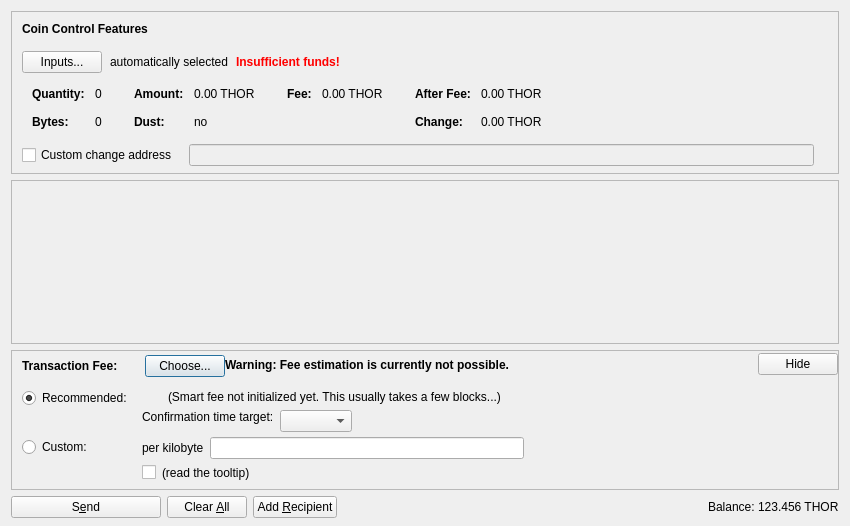
<?xml version="1.0" encoding="UTF-8"?>
<ui version="4.0">
 <class>SendCoinsDialog</class>
 <widget class="QDialog" name="SendCoinsDialog">
  <property name="geometry">
   <rect>
    <x>0</x>
    <y>0</y>
    <width>850</width>
    <height>526</height>
   </rect>
  </property>
  <property name="windowTitle">
   <string>Send Coins</string>
  </property>
  <layout class="QVBoxLayout" name="verticalLayout" stretch="0,1,0,0">
   <property name="bottomMargin">
    <number>8</number>
   </property>
   <item>
    <widget class="QFrame" name="frameCoinControl">
     <property name="sizePolicy">
      <sizepolicy hsizetype="Expanding" vsizetype="Expanding">
       <horstretch>0</horstretch>
       <verstretch>0</verstretch>
      </sizepolicy>
     </property>
     <property name="maximumSize">
      <size>
       <width>16777215</width>
       <height>16777215</height>
      </size>
     </property>
     <property name="frameShape">
      <enum>QFrame::StyledPanel</enum>
     </property>
     <property name="frameShadow">
      <enum>QFrame::Sunken</enum>
     </property>
     <layout class="QVBoxLayout" name="verticalLayoutCoinControl2">
      <property name="spacing">
       <number>0</number>
      </property>
      <property name="leftMargin">
       <number>0</number>
      </property>
      <property name="topMargin">
       <number>0</number>
      </property>
      <property name="rightMargin">
       <number>0</number>
      </property>
      <property name="bottomMargin">
       <number>6</number>
      </property>
      <item>
       <layout class="QVBoxLayout" name="verticalLayoutCoinControl" stretch="0,0,0,0,1">
        <property name="spacing">
         <number>0</number>
        </property>
        <property name="leftMargin">
         <number>10</number>
        </property>
        <property name="topMargin">
         <number>10</number>
        </property>
        <item>
         <layout class="QHBoxLayout" name="horizontalLayoutCoinControl1">
          <property name="bottomMargin">
           <number>15</number>
          </property>
          <item>
           <widget class="QLabel" name="labelCoinControlFeatures">
            <property name="sizePolicy">
             <sizepolicy hsizetype="Preferred" vsizetype="Maximum">
              <horstretch>0</horstretch>
              <verstretch>0</verstretch>
             </sizepolicy>
            </property>
            <property name="font">
             <font>
              <weight>75</weight>
              <bold>true</bold>
             </font>
            </property>
            <property name="styleSheet">
             <string notr="true">font-weight:bold;</string>
            </property>
            <property name="text">
             <string>Coin Control Features</string>
            </property>
           </widget>
          </item>
         </layout>
        </item>
        <item>
         <layout class="QHBoxLayout" name="horizontalLayoutCoinControl2" stretch="0,0,0,0">
          <property name="spacing">
           <number>8</number>
          </property>
          <property name="bottomMargin">
           <number>10</number>
          </property>
          <item>
           <widget class="QPushButton" name="pushButtonCoinControl">
            <property name="styleSheet">
             <string notr="true"/>
            </property>
            <property name="text">
             <string>Inputs...</string>
            </property>
            <property name="autoDefault">
             <bool>false</bool>
            </property>
           </widget>
          </item>
          <item>
           <widget class="QLabel" name="labelCoinControlAutomaticallySelected">
            <property name="text">
             <string>automatically selected</string>
            </property>
            <property name="margin">
             <number>5</number>
            </property>
           </widget>
          </item>
          <item>
           <widget class="QLabel" name="labelCoinControlInsuffFunds">
            <property name="font">
             <font>
              <weight>75</weight>
              <bold>true</bold>
             </font>
            </property>
            <property name="styleSheet">
             <string notr="true">color:red;font-weight:bold;</string>
            </property>
            <property name="text">
             <string>Insufficient funds!</string>
            </property>
            <property name="margin">
             <number>5</number>
            </property>
           </widget>
          </item>
          <item>
           <spacer name="horizontalSpacerCoinControl">
            <property name="orientation">
             <enum>Qt::Horizontal</enum>
            </property>
            <property name="sizeHint" stdset="0">
             <size>
              <width>40</width>
              <height>1</height>
             </size>
            </property>
           </spacer>
          </item>
         </layout>
        </item>
        <item>
         <widget class="QWidget" name="widgetCoinControl" native="true">
          <property name="sizePolicy">
           <sizepolicy hsizetype="Preferred" vsizetype="Preferred">
            <horstretch>0</horstretch>
            <verstretch>0</verstretch>
           </sizepolicy>
          </property>
          <property name="minimumSize">
           <size>
            <width>0</width>
            <height>0</height>
           </size>
          </property>
          <property name="styleSheet">
           <string notr="true"/>
          </property>
          <layout class="QHBoxLayout" name="horizontalLayoutCoinControl5">
           <property name="leftMargin">
            <number>0</number>
           </property>
           <property name="topMargin">
            <number>0</number>
           </property>
           <property name="rightMargin">
            <number>0</number>
           </property>
           <property name="bottomMargin">
            <number>0</number>
           </property>
           <item>
            <layout class="QHBoxLayout" name="horizontalLayoutCoinControl3" stretch="0,0,0,1">
             <property name="spacing">
              <number>20</number>
             </property>
             <property name="topMargin">
              <number>0</number>
             </property>
             <property name="bottomMargin">
              <number>10</number>
             </property>
             <item>
              <layout class="QFormLayout" name="formLayoutCoinControl1">
               <property name="horizontalSpacing">
                <number>10</number>
               </property>
               <property name="verticalSpacing">
                <number>14</number>
               </property>
               <property name="leftMargin">
                <number>10</number>
               </property>
               <property name="topMargin">
                <number>4</number>
               </property>
               <property name="rightMargin">
                <number>6</number>
               </property>
               <item row="0" column="0">
                <widget class="QLabel" name="labelCoinControlQuantityText">
                 <property name="font">
                  <font>
                   <weight>75</weight>
                   <bold>true</bold>
                  </font>
                 </property>
                 <property name="text">
                  <string>Quantity:</string>
                 </property>
                 <property name="margin">
                  <number>0</number>
                 </property>
                </widget>
               </item>
               <item row="0" column="1">
                <widget class="QLabel" name="labelCoinControlQuantity">
                 <property name="cursor">
                  <cursorShape>IBeamCursor</cursorShape>
                 </property>
                 <property name="contextMenuPolicy">
                  <enum>Qt::ActionsContextMenu</enum>
                 </property>
                 <property name="text">
                  <string notr="true">0</string>
                 </property>
                 <property name="margin">
                  <number>0</number>
                 </property>
                 <property name="textInteractionFlags">
                  <set>Qt::LinksAccessibleByMouse|Qt::TextSelectableByKeyboard|Qt::TextSelectableByMouse</set>
                 </property>
                </widget>
               </item>
               <item row="1" column="0">
                <widget class="QLabel" name="labelCoinControlBytesText">
                 <property name="font">
                  <font>
                   <weight>75</weight>
                   <bold>true</bold>
                  </font>
                 </property>
                 <property name="text">
                  <string>Bytes:</string>
                 </property>
                </widget>
               </item>
               <item row="1" column="1">
                <widget class="QLabel" name="labelCoinControlBytes">
                 <property name="cursor">
                  <cursorShape>IBeamCursor</cursorShape>
                 </property>
                 <property name="contextMenuPolicy">
                  <enum>Qt::ActionsContextMenu</enum>
                 </property>
                 <property name="text">
                  <string notr="true">0</string>
                 </property>
                 <property name="textInteractionFlags">
                  <set>Qt::LinksAccessibleByMouse|Qt::TextSelectableByKeyboard|Qt::TextSelectableByMouse</set>
                 </property>
                </widget>
               </item>
              </layout>
             </item>
             <item>
              <layout class="QFormLayout" name="formLayoutCoinControl2">
               <property name="horizontalSpacing">
                <number>10</number>
               </property>
               <property name="verticalSpacing">
                <number>14</number>
               </property>
               <property name="leftMargin">
                <number>6</number>
               </property>
               <property name="topMargin">
                <number>4</number>
               </property>
               <property name="rightMargin">
                <number>6</number>
               </property>
               <item row="0" column="0">
                <widget class="QLabel" name="labelCoinControlAmountText">
                 <property name="font">
                  <font>
                   <weight>75</weight>
                   <bold>true</bold>
                  </font>
                 </property>
                 <property name="text">
                  <string>Amount:</string>
                 </property>
                 <property name="margin">
                  <number>0</number>
                 </property>
                </widget>
               </item>
               <item row="0" column="1">
                <widget class="QLabel" name="labelCoinControlAmount">
                 <property name="cursor">
                  <cursorShape>IBeamCursor</cursorShape>
                 </property>
                 <property name="contextMenuPolicy">
                  <enum>Qt::ActionsContextMenu</enum>
                 </property>
                 <property name="text">
                  <string notr="true">0.00 THOR</string>
                 </property>
                 <property name="textInteractionFlags">
                  <set>Qt::LinksAccessibleByMouse|Qt::TextSelectableByKeyboard|Qt::TextSelectableByMouse</set>
                 </property>
                </widget>
               </item>
               <item row="1" column="0">
                <widget class="QLabel" name="labelCoinControlLowOutputText">
                 <property name="font">
                  <font>
                   <weight>75</weight>
                   <bold>true</bold>
                  </font>
                 </property>
                 <property name="text">
                  <string>Dust:</string>
                 </property>
                </widget>
               </item>
               <item row="1" column="1">
                <widget class="QLabel" name="labelCoinControlLowOutput">
                 <property name="cursor">
                  <cursorShape>IBeamCursor</cursorShape>
                 </property>
                 <property name="contextMenuPolicy">
                  <enum>Qt::ActionsContextMenu</enum>
                 </property>
                 <property name="text">
                  <string notr="true">no</string>
                 </property>
                 <property name="textInteractionFlags">
                  <set>Qt::LinksAccessibleByMouse|Qt::TextSelectableByKeyboard|Qt::TextSelectableByMouse</set>
                 </property>
                </widget>
               </item>
              </layout>
             </item>
             <item>
              <layout class="QFormLayout" name="formLayoutCoinControl3">
               <property name="horizontalSpacing">
                <number>10</number>
               </property>
               <property name="verticalSpacing">
                <number>14</number>
               </property>
               <property name="leftMargin">
                <number>6</number>
               </property>
               <property name="topMargin">
                <number>4</number>
               </property>
               <property name="rightMargin">
                <number>6</number>
               </property>
               <item row="0" column="0">
                <widget class="QLabel" name="labelCoinControlFeeText">
                 <property name="font">
                  <font>
                   <weight>75</weight>
                   <bold>true</bold>
                  </font>
                 </property>
                 <property name="text">
                  <string>Fee:</string>
                 </property>
                 <property name="margin">
                  <number>0</number>
                 </property>
                </widget>
               </item>
               <item row="0" column="1">
                <widget class="QLabel" name="labelCoinControlFee">
                 <property name="cursor">
                  <cursorShape>IBeamCursor</cursorShape>
                 </property>
                 <property name="contextMenuPolicy">
                  <enum>Qt::ActionsContextMenu</enum>
                 </property>
                 <property name="text">
                  <string notr="true">0.00 THOR</string>
                 </property>
                 <property name="textInteractionFlags">
                  <set>Qt::LinksAccessibleByMouse|Qt::TextSelectableByKeyboard|Qt::TextSelectableByMouse</set>
                 </property>
                </widget>
               </item>
              </layout>
             </item>
             <item>
              <layout class="QFormLayout" name="formLayoutCoinControl4">
               <property name="horizontalSpacing">
                <number>10</number>
               </property>
               <property name="verticalSpacing">
                <number>14</number>
               </property>
               <property name="leftMargin">
                <number>6</number>
               </property>
               <property name="topMargin">
                <number>4</number>
               </property>
               <property name="rightMargin">
                <number>6</number>
               </property>
               <item row="0" column="0">
                <widget class="QLabel" name="labelCoinControlAfterFeeText">
                 <property name="font">
                  <font>
                   <weight>75</weight>
                   <bold>true</bold>
                  </font>
                 </property>
                 <property name="text">
                  <string>After Fee:</string>
                 </property>
                 <property name="margin">
                  <number>0</number>
                 </property>
                </widget>
               </item>
               <item row="0" column="1">
                <widget class="QLabel" name="labelCoinControlAfterFee">
                 <property name="cursor">
                  <cursorShape>IBeamCursor</cursorShape>
                 </property>
                 <property name="contextMenuPolicy">
                  <enum>Qt::ActionsContextMenu</enum>
                 </property>
                 <property name="text">
                  <string notr="true">0.00 THOR</string>
                 </property>
                 <property name="textInteractionFlags">
                  <set>Qt::LinksAccessibleByMouse|Qt::TextSelectableByKeyboard|Qt::TextSelectableByMouse</set>
                 </property>
                </widget>
               </item>
               <item row="1" column="0">
                <widget class="QLabel" name="labelCoinControlChangeText">
                 <property name="font">
                  <font>
                   <weight>75</weight>
                   <bold>true</bold>
                  </font>
                 </property>
                 <property name="text">
                  <string>Change:</string>
                 </property>
                </widget>
               </item>
               <item row="1" column="1">
                <widget class="QLabel" name="labelCoinControlChange">
                 <property name="cursor">
                  <cursorShape>IBeamCursor</cursorShape>
                 </property>
                 <property name="contextMenuPolicy">
                  <enum>Qt::ActionsContextMenu</enum>
                 </property>
                 <property name="text">
                  <string notr="true">0.00 THOR</string>
                 </property>
                 <property name="textInteractionFlags">
                  <set>Qt::LinksAccessibleByMouse|Qt::TextSelectableByKeyboard|Qt::TextSelectableByMouse</set>
                 </property>
                </widget>
               </item>
              </layout>
             </item>
            </layout>
           </item>
          </layout>
         </widget>
        </item>
        <item>
         <layout class="QHBoxLayout" name="horizontalLayoutCoinControl4" stretch="0,0,0">
          <property name="spacing">
           <number>12</number>
          </property>
          <property name="sizeConstraint">
           <enum>QLayout::SetDefaultConstraint</enum>
          </property>
          <property name="topMargin">
           <number>5</number>
          </property>
          <property name="rightMargin">
           <number>5</number>
          </property>
          <item>
           <widget class="QCheckBox" name="checkBoxCoinControlChange">
            <property name="toolTip">
             <string>If this is activated, but the change address is empty or invalid, change will be sent to a newly generated address.</string>
            </property>
            <property name="text">
             <string>Custom change address</string>
            </property>
           </widget>
          </item>
          <item>
           <widget class="QValidatedLineEdit" name="lineEditCoinControlChange">
            <property name="enabled">
             <bool>false</bool>
            </property>
            <property name="sizePolicy">
             <sizepolicy hsizetype="Expanding" vsizetype="Fixed">
              <horstretch>0</horstretch>
              <verstretch>0</verstretch>
             </sizepolicy>
            </property>
           </widget>
          </item>
          <item>
           <widget class="QLabel" name="labelCoinControlChangeLabel">
            <property name="sizePolicy">
             <sizepolicy hsizetype="Preferred" vsizetype="Expanding">
              <horstretch>0</horstretch>
              <verstretch>0</verstretch>
             </sizepolicy>
            </property>
            <property name="minimumSize">
             <size>
              <width>0</width>
              <height>0</height>
             </size>
            </property>
            <property name="text">
             <string/>
            </property>
            <property name="margin">
             <number>3</number>
            </property>
           </widget>
          </item>
         </layout>
        </item>
        <item>
         <spacer name="verticalSpacerCoinControl">
          <property name="orientation">
           <enum>Qt::Vertical</enum>
          </property>
          <property name="sizeHint" stdset="0">
           <size>
            <width>800</width>
            <height>1</height>
           </size>
          </property>
         </spacer>
        </item>
       </layout>
      </item>
     </layout>
    </widget>
   </item>
   <item>
    <widget class="QScrollArea" name="scrollArea">
     <property name="widgetResizable">
      <bool>true</bool>
     </property>
     <widget class="QWidget" name="scrollAreaWidgetContents">
      <property name="geometry">
       <rect>
        <x>0</x>
        <y>0</y>
        <width>830</width>
        <height>104</height>
       </rect>
      </property>
      <layout class="QVBoxLayout" name="verticalLayout_2" stretch="0,1">
       <property name="leftMargin">
        <number>0</number>
       </property>
       <property name="topMargin">
        <number>0</number>
       </property>
       <property name="rightMargin">
        <number>0</number>
       </property>
       <property name="bottomMargin">
        <number>0</number>
       </property>
       <item>
        <layout class="QVBoxLayout" name="entries">
         <property name="spacing">
          <number>6</number>
         </property>
        </layout>
       </item>
       <item>
        <spacer name="verticalSpacer">
         <property name="orientation">
          <enum>Qt::Vertical</enum>
         </property>
         <property name="sizeHint" stdset="0">
          <size>
           <width>20</width>
           <height>40</height>
          </size>
         </property>
        </spacer>
       </item>
      </layout>
     </widget>
    </widget>
   </item>
   <item>
    <widget class="QFrame" name="frameFee">
     <property name="sizePolicy">
      <sizepolicy hsizetype="Expanding" vsizetype="Expanding">
       <horstretch>0</horstretch>
       <verstretch>0</verstretch>
      </sizepolicy>
     </property>
     <property name="maximumSize">
      <size>
       <width>16777215</width>
       <height>16777215</height>
      </size>
     </property>
     <property name="frameShape">
      <enum>QFrame::StyledPanel</enum>
     </property>
     <property name="frameShadow">
      <enum>QFrame::Sunken</enum>
     </property>
     <layout class="QVBoxLayout" name="verticalLayoutFee1">
      <property name="spacing">
       <number>0</number>
      </property>
      <property name="leftMargin">
       <number>0</number>
      </property>
      <property name="topMargin">
       <number>0</number>
      </property>
      <property name="rightMargin">
       <number>0</number>
      </property>
      <property name="bottomMargin">
       <number>0</number>
      </property>
      <item>
       <layout class="QVBoxLayout" name="verticalLayoutFee2" stretch="0,0,0">
        <property name="spacing">
         <number>0</number>
        </property>
        <property name="leftMargin">
         <number>10</number>
        </property>
        <property name="topMargin">
         <number>0</number>
        </property>
        <item>
         <layout class="QHBoxLayout" name="horizontalLayoutFee1">
          <property name="bottomMargin">
           <number>0</number>
          </property>
          <item>
           <layout class="QVBoxLayout" name="verticalLayoutFee7">
            <property name="spacing">
             <number>0</number>
            </property>
            <item>
             <spacer name="verticalSpacerSmartFee">
              <property name="orientation">
               <enum>Qt::Vertical</enum>
              </property>
              <property name="sizeType">
               <enum>QSizePolicy::Fixed</enum>
              </property>
              <property name="sizeHint" stdset="0">
               <size>
                <width>1</width>
                <height>4</height>
               </size>
              </property>
             </spacer>
            </item>
            <item>
             <layout class="QHBoxLayout" name="horizontalLayoutSmartFee">
              <property name="spacing">
               <number>10</number>
              </property>
              <item>
               <widget class="QLabel" name="labelFeeHeadline">
                <property name="sizePolicy">
                 <sizepolicy hsizetype="Preferred" vsizetype="Maximum">
                  <horstretch>0</horstretch>
                  <verstretch>0</verstretch>
                 </sizepolicy>
                </property>
                <property name="font">
                 <font>
                  <weight>75</weight>
                  <bold>true</bold>
                 </font>
                </property>
                <property name="styleSheet">
                 <string notr="true">font-weight:bold;</string>
                </property>
                <property name="text">
                 <string>Transaction Fee:</string>
                </property>
               </widget>
              </item>
              <item>
               <widget class="QLabel" name="labelFeeMinimized">
                <property name="text">
                 <string/>
                </property>
               </widget>
              </item>
              <item>
               <widget class="QPushButton" name="buttonChooseFee">
                <property name="text">
                 <string>Choose...</string>
                </property>
               </widget>
              </item>
             </layout>
            </item>
            <item>
             <spacer name="verticalSpacer_5">
              <property name="orientation">
               <enum>Qt::Vertical</enum>
              </property>
              <property name="sizeHint" stdset="0">
               <size>
                <width>1</width>
                <height>1</height>
               </size>
              </property>
             </spacer>
            </item>
           </layout>
          </item>
          <item>
           <widget class="QLabel" name="fallbackFeeWarningLabel">
            <property name="toolTip">
             <string>Using the fallbackfee can result in sending a transaction that will take several hours or days (or never) to confirm. Consider choosing your fee manually or wait until you have validated the complete chain.</string>
            </property>
            <property name="font">
            <font>
                <weight>75</weight>
                <bold>true</bold>
            </font>
            </property>
            <property name="text">
             <string>Warning: Fee estimation is currently not possible.</string>
            </property>
            <property name="wordWrap">
             <bool>false</bool>
            </property>
           </widget>
          </item>
          <item>
           <spacer name="horizontalSpacer_4">
            <property name="orientation">
             <enum>Qt::Horizontal</enum>
            </property>
            <property name="sizeType">
             <enum>QSizePolicy::MinimumExpanding</enum>
            </property>
            <property name="sizeHint" stdset="0">
             <size>
              <width>40</width>
              <height>20</height>
             </size>
            </property>
           </spacer>
          </item>
          <item>
           <widget class="QPushButton" name="buttonMinimizeFee">
            <property name="toolTip">
             <string>collapse fee-settings</string>
            </property>
            <property name="text">
             <string>Hide</string>
            </property>
           </widget>
          </item>
         </layout>
        </item>
        <item>
         <widget class="QFrame" name="frameFeeSelection">
          <layout class="QVBoxLayout" name="verticalLayoutFee12">
           <property name="spacing">
            <number>0</number>
           </property>
           <property name="leftMargin">
            <number>0</number>
           </property>
           <property name="topMargin">
            <number>0</number>
           </property>
           <property name="rightMargin">
            <number>0</number>
           </property>
           <property name="bottomMargin">
            <number>0</number>
           </property>
           <item>
            <layout class="QGridLayout" name="gridLayoutFee">
             <property name="topMargin">
              <number>10</number>
             </property>
             <property name="bottomMargin">
              <number>4</number>
             </property>
             <property name="horizontalSpacing">
              <number>10</number>
             </property>
             <property name="verticalSpacing">
              <number>4</number>
             </property>
             <item row="1" column="1">
              <layout class="QVBoxLayout" name="verticalLayoutFee8">
               <property name="spacing">
                <number>6</number>
               </property>
               <item>
                <layout class="QHBoxLayout" name="horizontalLayoutFee13">
                 <item>
                  <widget class="QLabel" name="labelCustomPerKilobyte">
                   <property name="toolTip">
                    <string>If the custom fee is set to 1000 satoshis and the transaction is only 250 bytes, then &quot;per kilobyte&quot; only pays 250 satoshis in fee, while &quot;total at least&quot; pays 1000 satoshis. For transactions bigger than a kilobyte both pay by kilobyte.</string>
                   </property>
                   <property name="text">
                    <string>per kilobyte</string>
                   </property>
                  </widget>
                 </item>
                 <item>
                  <widget class="BitcoinAmountField" name="customFee"/>
                 </item>
                 <item>
                  <spacer name="horizontalSpacer_6">
                   <property name="orientation">
                    <enum>Qt::Horizontal</enum>
                   </property>
                   <property name="sizeHint" stdset="0">
                    <size>
                     <width>1</width>
                     <height>1</height>
                    </size>
                   </property>
                  </spacer>
                 </item>
                </layout>
               </item>
               <item>
                <layout class="QHBoxLayout" name="horizontalLayoutFee8">
                 <item>
                  <widget class="QCheckBox" name="checkBoxMinimumFee">
                   <property name="toolTip">
                    <string>Paying only the minimum fee is just fine as long as there is less transaction volume than space in the blocks. But be aware that this can end up in a never confirming transaction once there is more demand for thor transactions than the network can process.</string>
                   </property>
                   <property name="text">
                    <string/>
                   </property>
                  </widget>
                 </item>
                 <item>
                  <widget class="QLabel" name="labelMinFeeWarning">
                   <property name="enabled">
                    <bool>true</bool>
                   </property>
                   <property name="toolTip">
                    <string>Paying only the minimum fee is just fine as long as there is less transaction volume than space in the blocks. But be aware that this can end up in a never confirming transaction once there is more demand for thor transactions than the network can process.</string>
                   </property>
                   <property name="text">
                    <string>(read the tooltip)</string>
                   </property>
                   <property name="margin">
                    <number>5</number>
                   </property>
                  </widget>
                 </item>
                 <item>
                  <spacer name="horizontalSpacer_2">
                   <property name="orientation">
                    <enum>Qt::Horizontal</enum>
                   </property>
                   <property name="sizeHint" stdset="0">
                    <size>
                     <width>1</width>
                     <height>1</height>
                    </size>
                   </property>
                  </spacer>
                 </item>
                </layout>
               </item>
              </layout>
             </item>
             <item row="0" column="0">
              <layout class="QVBoxLayout" name="verticalLayoutFee4" stretch="0,1">
               <item>
                <widget class="QRadioButton" name="radioSmartFee">
                 <property name="text">
                  <string>Recommended:</string>
                 </property>
                 <property name="checked">
                  <bool>true</bool>
                 </property>
                 <attribute name="buttonGroup">
                  <string notr="true">groupFee</string>
                 </attribute>
                </widget>
               </item>
               <item>
                <spacer name="verticalSpacer_2">
                 <property name="orientation">
                  <enum>Qt::Vertical</enum>
                 </property>
                 <property name="sizeHint" stdset="0">
                  <size>
                   <width>1</width>
                   <height>1</height>
                  </size>
                 </property>
                </spacer>
               </item>
              </layout>
             </item>
             <item row="1" column="0">
              <layout class="QVBoxLayout" name="verticalLayoutFee9" stretch="0,1">
               <item>
                <widget class="QRadioButton" name="radioCustomFee">
                 <property name="text">
                  <string>Custom:</string>
                 </property>
                 <attribute name="buttonGroup">
                  <string notr="true">groupFee</string>
                 </attribute>
                </widget>
               </item>
               <item>
                <spacer name="verticalSpacer_6">
                 <property name="orientation">
                  <enum>Qt::Vertical</enum>
                 </property>
                 <property name="sizeHint" stdset="0">
                  <size>
                   <width>1</width>
                   <height>1</height>
                  </size>
                 </property>
                </spacer>
               </item>
              </layout>
             </item>
             <item row="0" column="1">
              <layout class="QVBoxLayout" name="verticalLayoutFee3" stretch="0,0,1">
               <property name="spacing">
                <number>6</number>
               </property>
               <property name="topMargin">
                <number>2</number>
               </property>
               <item>
                <layout class="QHBoxLayout" name="horizontalLayoutFee12">
                 <item>
                  <widget class="QLabel" name="labelSmartFee">
                   <property name="text">
                    <string/>
                   </property>
                   <property name="margin">
                    <number>2</number>
                   </property>
                  </widget>
                 </item>
                 <item>
                  <widget class="QLabel" name="labelFeeEstimation">
                   <property name="text">
                    <string/>
                   </property>
                  </widget>
                 </item>
                 <item>
                  <widget class="QLabel" name="labelSmartFee2">
                   <property name="text">
                    <string>(Smart fee not initialized yet. This usually takes a few blocks...)</string>
                   </property>
                   <property name="margin">
                    <number>2</number>
                   </property>
                  </widget>
                 </item>
                 <item>
                  <spacer name="horizontalSpacer_5">
                   <property name="orientation">
                    <enum>Qt::Horizontal</enum>
                   </property>
                   <property name="sizeHint" stdset="0">
                    <size>
                     <width>1</width>
                     <height>1</height>
                    </size>
                   </property>
                  </spacer>
                 </item>
                </layout>
               </item>
               <item>
                <layout class="QHBoxLayout" name="horizontalLayoutFee9">
                 <item>
                  <layout class="QVBoxLayout" name="verticalLayoutFee6">
                   <item>
                    <widget class="QLabel" name="labelSmartFee3">
                     <property name="text">
                      <string>Confirmation time target:</string>
                     </property>
                     <property name="margin">
                      <number>2</number>
                     </property>
                    </widget>
                   </item>
                   <item>
                    <spacer name="verticalSpacer_3">
                     <property name="orientation">
                      <enum>Qt::Vertical</enum>
                     </property>
                     <property name="sizeHint" stdset="0">
                      <size>
                       <width>1</width>
                       <height>1</height>
                      </size>
                     </property>
                    </spacer>
                   </item>
                  </layout>
                 </item>
                 <item>
                  <layout class="QVBoxLayout" name="verticalLayoutFee5">
                   <property name="rightMargin">
                    <number>30</number>
                   </property>
                   <item>
                    <layout class="QHBoxLayout" name="horizontalLayoutConfTarget">
                     <property name="bottomMargin">
                      <number>0</number>
                     </property>
                     <item>
                      <widget class="QComboBox" name="confTargetSelector"/>
                     </item>
                     <item>
                      <spacer name="horizontalSpacerConfTarget">
                       <property name="orientation">
                        <enum>Qt::Horizontal</enum>
                       </property>
                       <property name="sizeHint" stdset="0">
                        <size>
                         <width>40</width>
                         <height>20</height>
                        </size>
                       </property>
                      </spacer>
                     </item>
                    </layout>
                   </item>
                  </layout>
                 </item>
                </layout>
               </item>
               <item>
                <spacer name="verticalSpacer_4">
                 <property name="orientation">
                  <enum>Qt::Vertical</enum>
                 </property>
                 <property name="sizeHint" stdset="0">
                  <size>
                   <width>1</width>
                   <height>1</height>
                  </size>
                 </property>
                </spacer>
               </item>
              </layout>
             </item>
            </layout>
           </item>
          </layout>
         </widget>
        </item>
        <item>
         <spacer name="verticalSpacerFee">
          <property name="orientation">
           <enum>Qt::Vertical</enum>
          </property>
          <property name="sizeHint" stdset="0">
           <size>
            <width>40</width>
            <height>5</height>
           </size>
          </property>
         </spacer>
        </item>
       </layout>
      </item>
     </layout>
    </widget>
   </item>
   <item>
    <layout class="QHBoxLayout" name="horizontalLayout">
     <item>
      <widget class="QPushButton" name="sendButton">
       <property name="minimumSize">
        <size>
         <width>150</width>
         <height>0</height>
        </size>
       </property>
       <property name="toolTip">
        <string>Confirm the send action</string>
       </property>
       <property name="text">
        <string>S&amp;end</string>
       </property>
       <property name="icon">
        <iconset resource="../bitcoin.qrc">
         <normaloff>:/icons/send</normaloff>:/icons/send</iconset>
       </property>
       <property name="autoDefault">
        <bool>false</bool>
       </property>
       <property name="default">
        <bool>false</bool>
       </property>
      </widget>
     </item>
     <item>
      <widget class="QPushButton" name="clearButton">
       <property name="sizePolicy">
        <sizepolicy hsizetype="Minimum" vsizetype="Fixed">
         <horstretch>0</horstretch>
         <verstretch>0</verstretch>
        </sizepolicy>
       </property>
       <property name="toolTip">
        <string>Clear all fields of the form.</string>
       </property>
       <property name="text">
        <string>Clear &amp;All</string>
       </property>
       <property name="icon">
        <iconset resource="../bitcoin.qrc">
         <normaloff>:/icons/remove</normaloff>:/icons/remove</iconset>
       </property>
       <property name="autoDefault">
        <bool>false</bool>
       </property>
      </widget>
     </item>
     <item>
      <widget class="QPushButton" name="addButton">
       <property name="toolTip">
        <string>Send to multiple recipients at once</string>
       </property>
       <property name="text">
        <string>Add &amp;Recipient</string>
       </property>
       <property name="icon">
        <iconset resource="../bitcoin.qrc">
         <normaloff>:/icons/add</normaloff>:/icons/add</iconset>
       </property>
       <property name="autoDefault">
        <bool>false</bool>
       </property>
      </widget>
     </item>
     <item>
      <spacer name="horizontalSpacer">
       <property name="orientation">
        <enum>Qt::Horizontal</enum>
       </property>
       <property name="sizeHint" stdset="0">
        <size>
         <width>40</width>
         <height>20</height>
        </size>
       </property>
      </spacer>
     </item>
     <item>
      <layout class="QHBoxLayout" name="horizontalLayout_2">
       <property name="spacing">
        <number>3</number>
       </property>
       <item>
        <widget class="QLabel" name="label">
         <property name="sizePolicy">
          <sizepolicy hsizetype="Preferred" vsizetype="Fixed">
           <horstretch>0</horstretch>
           <verstretch>0</verstretch>
          </sizepolicy>
         </property>
         <property name="text">
          <string>Balance:</string>
         </property>
        </widget>
       </item>
       <item>
        <widget class="QLabel" name="labelBalance">
         <property name="sizePolicy">
          <sizepolicy hsizetype="Preferred" vsizetype="Fixed">
           <horstretch>0</horstretch>
           <verstretch>0</verstretch>
          </sizepolicy>
         </property>
         <property name="cursor">
          <cursorShape>IBeamCursor</cursorShape>
         </property>
         <property name="text">
          <string notr="true">123.456 THOR</string>
         </property>
         <property name="textInteractionFlags">
          <set>Qt::LinksAccessibleByMouse|Qt::TextSelectableByKeyboard|Qt::TextSelectableByMouse</set>
         </property>
        </widget>
       </item>
      </layout>
     </item>
    </layout>
   </item>
  </layout>
 </widget>
 <customwidgets>
  <customwidget>
   <class>QValidatedLineEdit</class>
   <extends>QLineEdit</extends>
   <header>qt/qvalidatedlineedit.h</header>
  </customwidget>
  <customwidget>
   <class>BitcoinAmountField</class>
   <extends>QLineEdit</extends>
   <header>qt/bitcoinamountfield.h</header>
   <container>1</container>
  </customwidget>
 </customwidgets>
 <resources>
  <include location="../bitcoin.qrc"/>
 </resources>
 <connections/>
 <buttongroups>
  <buttongroup name="groupFee"/>
 </buttongroups>
</ui>
